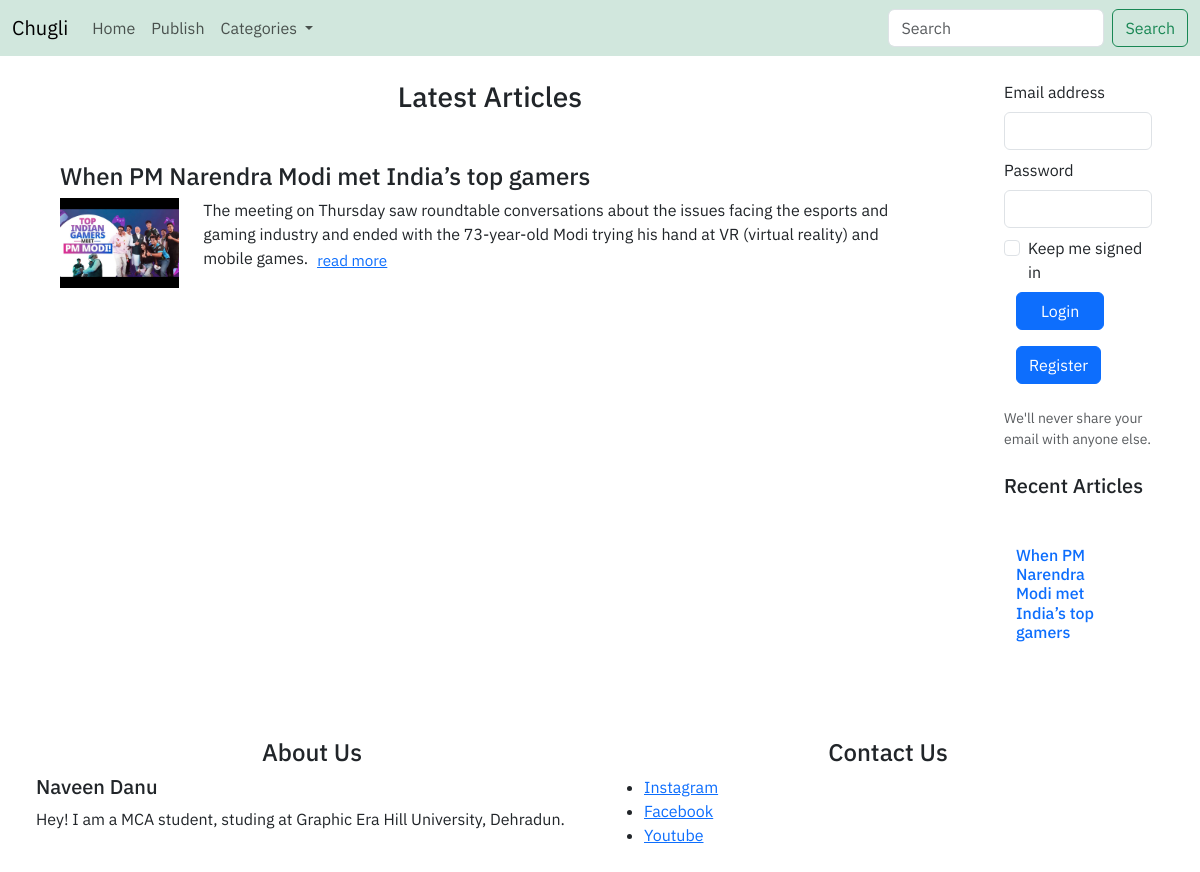
The page / on the database its author committed.
### tables this page shows
CREATE TABLE `articles` (
  `a_id` int(11) NOT NULL,
  `title` text NOT NULL,
  `author` varchar(50) NOT NULL,
  `description` text NOT NULL,
  `article` text NOT NULL,
  `image` text NOT NULL,
  `category` text NOT NULL,
  `status` text NOT NULL
);

### login.php (called while the page is built, shortened)
<?php
$login = '';
?>

### index.php (the view, shortened to what this page needs)
<?php
include 'login.php';
$query = "SELECT * FROM articles where status = 'published' ORDER BY articles.a_id DESC";
$result = mysqli_query($conn, $query);
$related_results = mysqli_query($conn, $query);
?>
<!DOCTYPE html>
<html lang="en">
<head>
    <link href="https://cdn.jsdelivr.net/npm/bootstrap@5.3.3/dist/css/bootstrap.min.css" rel="stylesheet">
</head>
<body style='font-family: "IBM Plex Sans", sans-serif;'>
    <nav class="navbar navbar-expand-lg bg-success-subtle">
        <div class="container-fluid">
            <a class="navbar-brand" href="#">Chugli</a>
            <div class="collapse navbar-collapse" id="navbarSupportedContent">
                <ul class="navbar-nav me-auto mb-2 mb-lg-0">
                    <li class="nav-item">
                        <a class="nav-link <?php if ($_SERVER['PHP_SELF'] == '/PHP basic course/mini_project/index.php') {
                                                echo 'active';
                                            } ?>" aria-current="page" href="#">Home</a>
                    </li>
                    <li class="nav-item">
                        <a class="nav-link" href="publish.php<?php
                                                                if ($login != 'fail' && $login != '') {
                                                                    echo '?login=' . $login;
                                                                }
                                                                ?>">Publish</a>
                    </li>
                    <li class="nav-item dropdown">
                        <a class="nav-link dropdown-toggle" href="#" role="button" data-bs-toggle="dropdown" aria-expanded="false">
                            Categories
                        </a>
                        </ul>
                <div class="d-flex">
                    <form class="d-flex" role="search" action='search_page.php<?php
                                                                                if ($login != 'fail' && $login != '') {
                                                                                    echo '?login=' . $login;
                                                                                }
                                                                                ?>' method='post'>
                        <input class="form-control me-2" name='search' type="search" placeholder="Search" aria-label="Search">
                        <button class="btn btn-outline-success" type="submit">Search</button>
                    </form>
                </div>
            </div>
        </div>
    </nav>
    <div class="container-fluid my-3 row">
        <section class="container col-10">
            <h3 class="h3 mb-4 mt-2 text-center">Latest Articles</h3>
            <?php
            while ($rows = mysqli_fetch_assoc($result)) {
                echo '<article class="container-fluid row my-5 px-5">
                    <h4 class="h4">' . $rows['title'] . '</h4>
                    <div class="container col-sm-2"><img src=' . $rows['image'] . ' width = 100%></img></div>
                    <div class="container col-sm-10"><p>' . $rows['description'] . '<button type="button" class="btn btn-link"
                    style="--bs-btn-padding-y: .05rem; --bs-btn-padding-x: .5rem; --bs-btn-font-size: .95rem;"><a href="complete_article.php?a_id=' . $rows['a_id'] . '&login=' . $login . '">read more</a></button></p></div>
                    </article>';
            }
            ?>
        </section>
        <aside class="container-fluid col-2">
            <div class='container-fluid mt-2 mb-4' style="<?php
                                                            if ($login != 'fail' && $login != '') {
                                                                echo 'display: none;';
                                                            }
                                                            ?>">
                <form role='login' action='' method='post'>
                    <div class="mb-2">
                        <label for="exampleInputEmail1" class="form-label">Email address</label>
                        <input type="email" name='email' class="form-control" id="exampleInputEmail1" aria-describedby="emailHelp">
                    </div>
                    <div class="mb-2">
                        <label for="exampleInputPassword1" class="form-label">Password</label>
                        <input type="password" name='password' class="form-control" id="exampleInputPassword1">
                    </div>
                    <div class="mb-2 form-check">
                        <input type="checkbox" class="form-check-input" id="exampleCheck1">
                        <label class="form-check-label" for="exampleCheck1">Keep me signed in</label>
                    </div>
                    <div class="container-fluid mb-2">
                        <button type="submit" class="btn btn-primary mb-3 px-4">Login</button>
                        <a href="registration.php<?php
                                                    if ($login != 'fail' && $login != '') {
                                                        echo '?login=' . $login;
                                                    }
                                                    ?>"><button type="button" class="btn btn-primary mb-3">Register</button></a>
                    </div>
                    <div id="emailHelp" class="form-text">We'll never share your email with anyone else.</div>
                </form>
            </div>
            <div class="container-fluid mt-2">
                <h5 class="h5">Recent Articles</h5>
                <?php
                while ($related = mysqli_fetch_assoc($related_results)) {
                    echo '<a style="text-decoration :none;" href="complete_article.php?a_id=' . $related['a_id'] . '&login=' . $login . '">
                    <article class="container-fluid row my-5">
                    <h6 class="h6">' . $related['title'] . '</h6>
                    </article>
                    </a>';
                }
                ?>
            </div>
        </aside>
    </div>
    <div class="container-fluid position-realtive bottom-0 end-0 text-start">
        <div class="row align-items p-4">
            <div class="col position-relative">
                <h4 class="h4 text-center">About Us</h4>
                <h5 class='h5'>Naveen Danu</h5>
                <p>Hey! I am a MCA student, studing at Graphic Era Hill University, Dehradun.</p>
            </div>
            <div class="col">
                <h4 class="h4 text-center">Contact Us</h4>
                <ul>
                    <li><a href="#">Instagram</a></li>
                    <li><a href="#">Facebook</a></li>
                    <li><a href="#">Youtube</a></li>
                </ul>
            </div>
        </div>
    </div>
</body>
</html>

### rows shown on the page
articles: title "When PM Narendra Modi met India’s top gamers", image (picture), description "The meeting on Thursday saw roundtable conversations about the issues facing the esports and gaming industry and ended with the 73-year-old Modi trying his hand at VR (virtual reality) and mobile games."
